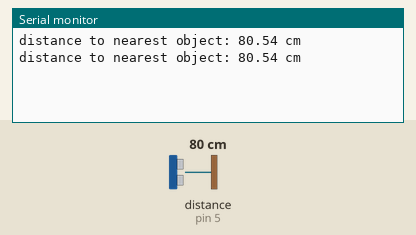
Recording of a sketch running on a simulated Arduino Uno, built with avr-gcc and run on an emulated ATmega328P. Shown: the last lines printed to the serial monitor. Wiring (inferred from the names in the program): ultrasonic range finder: trigger pin 6; echo pin 5. Inputs (shaded band) come from the test bench; at power-on: distance to the obstacle (sensor on pin 5) 80 cm. The echo pulse lasts 58.3 µs per cm.

Above: at 1.8 s.
1.9 s: distance to the obstacle (sensor on pin 5) set to 2 cm
At 2.4 s:
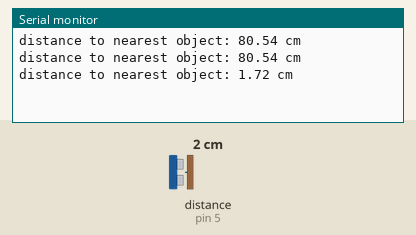
3.4 s: distance to the obstacle (sensor on pin 5) set to 4 cm
At 4.8 s:
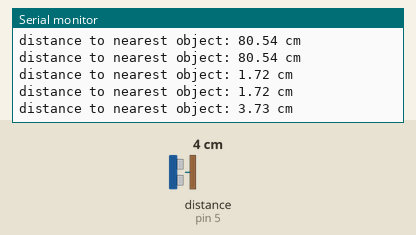
Timing chart, 0 to 6.4 s (numbered marks = the images above; inputs shaded):
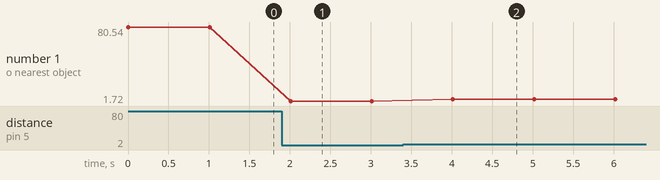

The sketch:

NoLib.ino
```cpp
const unsigned int TRIG_PIN=6;
const unsigned int ECHO_PIN=5;
const unsigned int BAUD_RATE=9600;
const unsigned int temp = 24;
const unsigned int umi = 63;
void setup() {
  pinMode(TRIG_PIN, OUTPUT);
  pinMode(ECHO_PIN, INPUT);
  Serial.begin(BAUD_RATE);
}

void loop() {
  digitalWrite(TRIG_PIN, LOW);
  delayMicroseconds(2);
  digitalWrite(TRIG_PIN, HIGH);
  delayMicroseconds(10);
  digitalWrite(TRIG_PIN, LOW);


 float duration= pulseIn(ECHO_PIN, HIGH);
 //"ritmo do som". O ritmo do som = 1 / velocidade do som = 1 / 0,03435 = 29,1 us / cm
// int distance= (duration/29.1)/2;

//spdSnd = 331.4 + (0.606 * temp) + 0.62;
float velocidade = 331.4 + (0.606 * temp) + (0.0124*umi);
float distance = (duration/2) *(velocidade/10000);
 if(duration==0){
   Serial.println("Warning: no pulse from sensor");
   }
  else{
      Serial.print("distance to nearest object: ");
      Serial.print(distance);
      Serial.println(" cm");
      //Serial.print("temp: ");
      //Serial.println(temp);
      //Serial.print("velocidade: ");
      //Serial.println(velocidade);
      //Serial.print("umi: ");
      //Serial.println(umi);
      //Serial.print("duration: ");
      //Serial.println(duration);
  }
 delay(1000);
 }
```

Measured:
- after the input at 1.9 s, the serial monitor: prints a new line after 0.11 s (image 1)
- after the input at 3.4 s, the serial monitor: prints a new line after 0.62 s (image 2)
- plotted number 1: 80.54 → 1.72 after the input at 1.9 s, 1.72 → 3.73 after the input at 3.4 s
